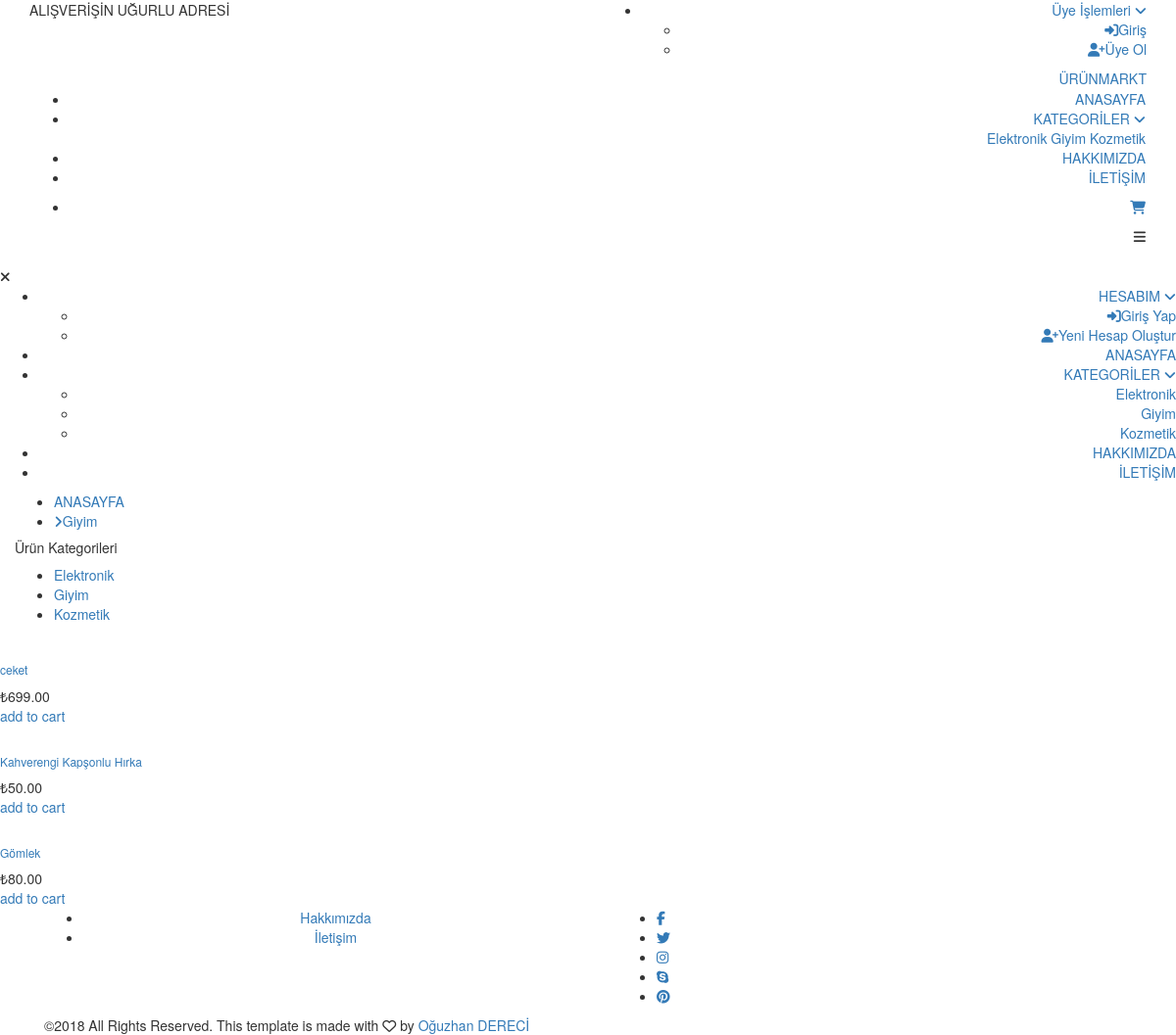
Page /index.php/on_panel/home/giyim on the committed database.
### tables this page shows
CREATE TABLE `kategoriler` (
  `kategori_id` int(11) NOT NULL,
  `kategori_ad` varchar(50) NOT NULL
);

CREATE TABLE `urunler` (
  `urun_id` int(10) NOT NULL,
  `urun_ad` varchar(100) NOT NULL,
  `urun_kod` varchar(50) NOT NULL,
  `urun_kategori` int(11) NOT NULL,
  `urun_Afiyat` float NOT NULL,
  `urun_Sfiyat` float NOT NULL,
  `urun_stok` int(10) NOT NULL,
  `urun_aciklama` varchar(10000) NOT NULL,
  `urun_Akelime` varchar(5000) NOT NULL,
  `urun_durum` varchar(10) NOT NULL,
  `urun_Ktarih` timestamp NOT NULL DEFAULT CURRENT_TIMESTAMP,
  `urun_resim` varchar(100) NOT NULL
);

### application/controllers/on_panel/Home.php (called while the page is built, shortened)
<?php
class Home extends CI_Controller {
 	public function __construct()
    {
        $this->load->helper('url');
    }
    public function giyim()
    {
        $query = $this->db->query("SELECT * FROM urunler");
        $data["urun"]  = $query->result();
        $query = $this->db->query("SELECT * FROM kategoriler");
        $data["veri"]  = $query->result();
        $query = $this->db->query("SELECT * FROM ayarlar");
        $data["meta"]  = $query->result();
        $this->load->view('on_panel/giyim.php',$data);
    }
}

### index.php (called while the page is built, shortened)
<?php
require_once BASEPATH.'core/CodeIgniter.php';

### application/views/on_panel/giyim.php (the view, shortened to what this page needs)
<?php $this->load->view('on_panel/header.php');  ?>
	<div class="container product_section_container">
		<div class="row">
			<div class="col product_section clearfix">
				<div class="breadcrumbs d-flex flex-row align-items-center">
					<ul>
						<li><a href="<?=base_url()?>on_panel/home">ANASAYFA</a></li>
						<li class="active"><a href="<?=base_url()?>on_panel/home/kategoriler/<?=$veri[1]->kategori_ad?>"><i class="fa fa-angle-right" aria-hidden="true"></i><?=$veri[1]->kategori_ad?></a></li>
					</ul>
				</div>
				<?php $this->load->view('on_panel/sidebar.php');  ?>
				<div class="main_content">
					<div class="products_iso">
						<div class="row">
							<div class="col">
								<div class="product-grid">
									<?php foreach ($urun as $rs) { ?>
									<?php if ($rs->urun_kategori == '2') { ?>
										<div class="product-item <?=$rs->urun_kategori ?>">
											<div class="product discount product_filter">
												<div class="product_image">
												</div>
												<div class="product_info">
													<h6 class="product_name"><a href="single.html"><?=$rs->urun_ad?></a></h6>
													<div class="product_price">₺<?=$rs->urun_Sfiyat?>.00</div>
												</div>
											</div>
											<div class="red_button add_to_cart_button"><a href="#">add to cart</a></div>
										</div>
									<?php } ?>
									<?php } ?>
							</div>
						</div>
					</div>
				</div>
			</div>
		</div>
	</div>
<?php $this->load->view('on_panel/footer.php');  ?>

### application/views/on_panel/header.php (shortened to what this page needs)
<!DOCTYPE html>
<html lang="en">
<head>
<link rel="stylesheet" type="text/css" href="<?=base_url()?>assets/on_panel/styles/bootstrap4/bootstrap.min.css">
<link href="<?=base_url()?>assets/on_panel/plugins/font-awesome-4.7.0/css/font-awesome.min.css" rel="stylesheet" type="text/css">
<link rel="stylesheet" type="text/css" href="<?=base_url()?>assets/on_panel/plugins/OwlCarousel2-2.2.1/owl.carousel.css">
<link rel="stylesheet" type="text/css" href="<?=base_url()?>assets/on_panel/plugins/OwlCarousel2-2.2.1/owl.theme.default.css">
<link rel="stylesheet" type="text/css" href="<?=base_url()?>assets/on_panel/plugins/OwlCarousel2-2.2.1/animate.css">
<link rel="stylesheet" href="<?=base_url()?>assets/on_panel/plugins/themify-icons/themify-icons.css">
<link rel="stylesheet" type="text/css" href="<?=base_url()?>assets/on_panel/plugins/jquery-ui-1.12.1.custom/jquery-ui.css">
<link rel="stylesheet" type="text/css" href="<?=base_url()?>assets/on_panel/styles/main_styles.css">
<link rel="stylesheet" type="text/css" href="<?=base_url()?>assets/on_panel/styles/responsive.css">
<link rel="stylesheet" type="text/css" href="<?=base_url()?>assets/on_panel/styles/contact_styles.css">
<link rel="stylesheet" type="text/css" href="<?=base_url()?>assets/on_panel/styles/contact_responsive.css">
<link rel="stylesheet" type="text/css" href="<?=base_url()?>assets/on_panel/styles/dropdown.css">
<link rel="stylesheet" type="text/css" href="<?=base_url()?>assets/on_panel/styles/categories_styles.css">
<link rel="stylesheet" type="text/css" href="<?=base_url()?>assets/on_panel/styles/categories_responsive.css">
<link rel="stylesheet" href="https://cdn.jsdelivr.net/bxslider/4.2.12/jquery.bxslider.css">
</head>
<body>
<div class="super_container">
	<header class="header trans_300">
		<div class="top_nav">
			<div class="container">
				<div class="row">
					<div class="col-md-6">
						<div class="top_nav_left">ALIŞVERİŞİN UĞURLU ADRESİ</div>
					</div>
					<div class="col-md-6 text-right">
						<div class="top_nav_right">
							<ul class="top_nav_menu">
								<?php if ($this->session->uye_session) { ?>
									<li class="account">
										<a href="#">
											<?=$this->session->uye_session['uye_adsoy'] ?>
											<i class="fa fa-angle-down"></i>
										</a>
										<ul class="account_selection">
											<li><a href="<?=base_url()?>on_panel/login/logout_islemi"><i class="fa fa-sign-out" aria-hidden="true"></i>Çıkış</a></li>
										</ul>
									</li>
								<?php }  else {?>
								<li class="account">
									<a href="#">
										Üye İşlemleri
										<i class="fa fa-angle-down"></i>
									</a>
									<ul class="account_selection">
										<li><a href="<?=base_url()?>on_panel/login"><i class="fa fa-sign-in" aria-hidden="true"></i>Giriş</a></li>
										<li><a href="<?=base_url()?>on_panel/login/register"><i class="fa fa-user-plus" aria-hidden="true"></i>Üye Ol</a></li>
									</ul>
								</li>
								<?php } ?>
							</ul>
						</div>
					</div>
				</div>
			</div>
		</div>
		<div class="main_nav_container">
			<div class="container">
				<div class="row">
					<div class="col-lg-12 text-right">
						<div class="logo_container">
							<a href="<?=base_url()?>on_panel/home">ÜRÜN<span>MARKT</span></a>
						</div>
						<nav class="navbar">
							<ul class="navbar_menu">
								<li><a href="<?=base_url()?>on_panel/home">ANASAYFA</a></li>
								<li>
									<div class="dropdown">
								  		<a class="dropbtn" >KATEGORİLER <i class="fa fa-angle-down"></i></a>
								  		<div class="dropdown-content">
								  			<?php foreach ($veri as $rs) { ?>
								  				<a style="text-align:left;" href="<?=base_url()?>on_panel/home/kategoriler/<?=$rs->kategori_ad?>"><?=$rs->kategori_ad?></a>
								  			<?php }  ?>
								  		</div>
									</div>
								</li>
								<li><a href="<?=base_url()?>on_panel/home/hakkimizda">HAKKIMIZDA</a></li>
								<li><a href="<?=base_url()?>on_panel/home/iletisim">İLETİŞİM</a></li>
							</ul>
							<ul class="navbar_user">
								<li><a href="#"><i class="fa fa-shopping-cart" aria-hidden="true"></i></a></li>
							</ul>
							<div class="hamburger_container">
								<i class="fa fa-bars" aria-hidden="true"></i>
							</div>
						</nav>
					</div>
				</div>
			</div>
		</div>
	</header>
	<div class="hamburger_menu">
		<div class="hamburger_close"><i class="fa fa-times" aria-hidden="true"></i></div>
		<div class="hamburger_menu_content text-right">
			<ul class="menu_top_nav">
				<li class="menu_item has-children">
					<a href="">
						HESABIM
						<i class="fa fa-angle-down"></i>
					</a>
					<ul class="menu_selection">
						<li><a href="<?=base_url()?>on_panel/login"><i class="fa fa-sign-in" aria-hidden="true"></i>Giriş Yap</a></li>
						<li><a href="<?=base_url()?>on_panel/login/register"><i class="fa fa-user-plus" aria-hidden="true"></i>Yeni Hesap Oluştur</a></li>
					</ul>
				</li>
				<li class="menu_item"><a href="<?=base_url()?>on_panel/home">ANASAYFA</a></li>
				<li class="menu_item has-children">
					<a href="">
						KATEGORİLER
						<i class="fa fa-angle-down"></i>
					</a>
					<ul class="menu_selection">
						<?php foreach ($veri as $rs) { ?>
							<li><a style="text-align:right;" href="<?=base_url()?>on_panel/home/kategoriler/<?=$rs->kategori_ad?>"><?=$rs->kategori_ad?></a></li>
			  			<?php }  ?>
					</ul>
				</li>
				<li class="menu_item"><a href="<?=base_url()?>on_panel/home/hakkimizda">HAKKIMIZDA</a></li>
				<li class="menu_item"><a href="<?=base_url()?>on_panel/home/iletisim">İLETİŞİM</a></li>
			</ul>
		</div>
	</div>

### application/views/on_panel/sidebar.php
<div class="sidebar">
	<div class="sidebar_section">
		<div class="sidebar_title">
			<h5>Ürün Kategorileri</h5>
		</div>
		<ul class="sidebar_categories">
			<?php foreach ($veri as $rs) { ?>
				<li><a href="<?=base_url()?>on_panel/home/kategoriler/<?=$rs->kategori_ad?>"><?=$rs->kategori_ad?></a></li>
			<?php }  ?>
		</ul>
	</div>
</div>

### application/views/on_panel/footer.php (shortened to what this page needs)
	<footer class="footer">
		<div class="container">
			<div class="row">
				<div class="col-lg-6">
					<div class="footer_nav_container d-flex flex-sm-row flex-column align-items-center justify-content-lg-start justify-content-center text-center">
						<ul class="footer_nav">
							<li><a href="<?=base_url()?>on_panel/home/hakkimizda">Hakkımızda</a></li>
							<li><a href="<?=base_url()?>on_panel/home/iletisim">İletişim</a></li>
						</ul>
					</div>
				</div>
				<div class="col-lg-6">
					<div class="footer_social d-flex flex-row align-items-center justify-content-lg-end justify-content-center">
						<ul>
							<li><a href="#"><i class="fa fa-facebook" aria-hidden="true"></i></a></li>
							<li><a href="#"><i class="fa fa-twitter" aria-hidden="true"></i></a></li>
							<li><a href="#"><i class="fa fa-instagram" aria-hidden="true"></i></a></li>
							<li><a href="#"><i class="fa fa-skype" aria-hidden="true"></i></a></li>
							<li><a href="#"><i class="fa fa-pinterest" aria-hidden="true"></i></a></li>
						</ul>
					</div>
				</div>
			</div>
			<div class="row">
				<div class="col-lg-12">
					<div class="footer_nav_container">
						<div class="cr">©2018 All Rights Reserved. This template is made with <i class="fa fa-heart-o" aria-hidden="true"></i> by <a href="#">Oğuzhan DERECİ</a></div>
					</div>
				</div>
			</div>
		</div>
	</footer>
</div>
</body>
</html>

### rows in the picture
kategoriler: kategori_ad "Elektronik"
kategoriler: kategori_ad "Giyim"
kategoriler: kategori_ad "Kozmetik"
urunler: urun_ad "ceket", urun_Sfiyat "699"
urunler: urun_ad "Kahverengi Kapşonlu Hırka", urun_Sfiyat "50"
urunler: urun_ad "Gömlek", urun_Sfiyat "80"
